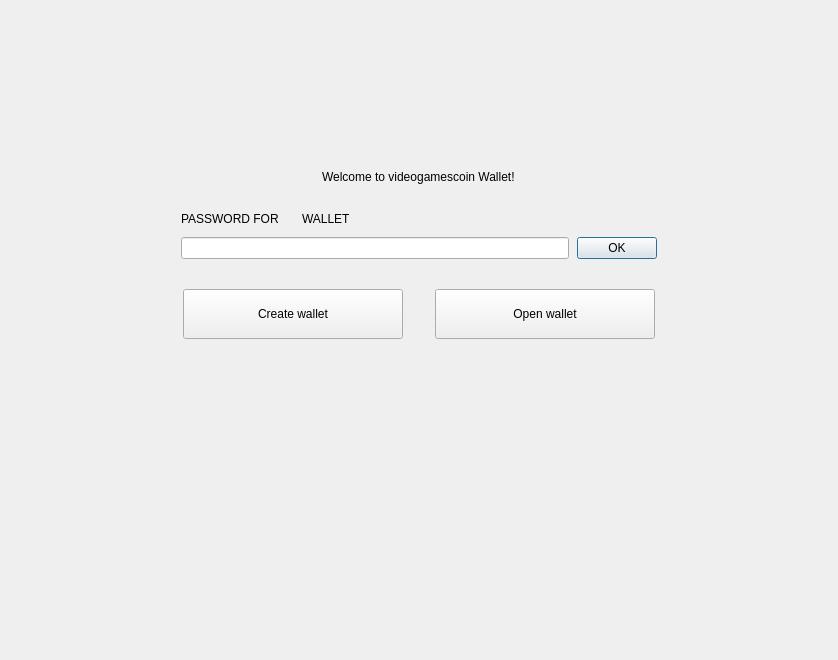
<?xml version="1.0" encoding="UTF-8"?>
<ui version="4.0">
 <class>NoWalletFrame</class>
 <widget class="QFrame" name="NoWalletFrame">
  <property name="geometry">
   <rect>
    <x>0</x>
    <y>0</y>
    <width>838</width>
    <height>660</height>
   </rect>
  </property>
  <property name="windowTitle">
   <string>Frame</string>
  </property>
  <property name="frameShape">
   <enum>QFrame::NoFrame</enum>
  </property>
  <property name="frameShadow">
   <enum>QFrame::Raised</enum>
  </property>
  <layout class="QVBoxLayout" name="verticalLayout">
   <property name="spacing">
    <number>0</number>
   </property>
   <property name="leftMargin">
    <number>0</number>
   </property>
   <property name="topMargin">
    <number>0</number>
   </property>
   <property name="rightMargin">
    <number>0</number>
   </property>
   <property name="bottomMargin">
    <number>0</number>
   </property>
   <item>
    <spacer name="verticalSpacer">
     <property name="orientation">
      <enum>Qt::Vertical</enum>
     </property>
     <property name="sizeType">
      <enum>QSizePolicy::Fixed</enum>
     </property>
     <property name="sizeHint" stdset="0">
      <size>
       <width>20</width>
       <height>170</height>
      </size>
     </property>
    </spacer>
   </item>
   <item alignment="Qt::AlignHCenter">
    <widget class="WalletGui::WalletHeaderLabel" name="m_welcomeLabel">
     <property name="text">
      <string>Welcome to videogamescoin Wallet!</string>
     </property>
    </widget>
   </item>
   <item>
    <spacer name="verticalSpacer_4">
     <property name="orientation">
      <enum>Qt::Vertical</enum>
     </property>
     <property name="sizeType">
      <enum>QSizePolicy::Fixed</enum>
     </property>
     <property name="sizeHint" stdset="0">
      <size>
       <width>20</width>
       <height>25</height>
      </size>
     </property>
    </spacer>
   </item>
   <item alignment="Qt::AlignHCenter">
    <widget class="QFrame" name="m_passwordFrame">
     <property name="minimumSize">
      <size>
       <width>476</width>
       <height>0</height>
      </size>
     </property>
     <property name="maximumSize">
      <size>
       <width>338</width>
       <height>16777215</height>
      </size>
     </property>
     <property name="frameShape">
      <enum>QFrame::NoFrame</enum>
     </property>
     <property name="frameShadow">
      <enum>QFrame::Raised</enum>
     </property>
     <layout class="QVBoxLayout" name="verticalLayout_2">
      <property name="spacing">
       <number>8</number>
      </property>
      <property name="leftMargin">
       <number>0</number>
      </property>
      <property name="topMargin">
       <number>0</number>
      </property>
      <property name="rightMargin">
       <number>0</number>
      </property>
      <property name="bottomMargin">
       <number>0</number>
      </property>
      <item>
       <layout class="QHBoxLayout" name="horizontalLayout_4">
        <item>
         <widget class="QLabel" name="m_passwordTextLabel">
          <property name="sizePolicy">
           <sizepolicy hsizetype="Maximum" vsizetype="Preferred">
            <horstretch>0</horstretch>
            <verstretch>0</verstretch>
           </sizepolicy>
          </property>
          <property name="styleSheet">
           <string notr="true">[errorState=&quot;true&quot;] {
  color: #ef3131;
}</string>
          </property>
          <property name="text">
           <string>PASSWORD FOR</string>
          </property>
         </widget>
        </item>
        <item>
         <widget class="QLabel" name="m_walletNameLabel">
          <property name="text">
           <string/>
          </property>
         </widget>
        </item>
        <item>
         <widget class="QLabel" name="m_walletTextLabel">
          <property name="text">
           <string>WALLET</string>
          </property>
         </widget>
        </item>
        <item>
         <spacer name="horizontalSpacer_4">
          <property name="orientation">
           <enum>Qt::Horizontal</enum>
          </property>
          <property name="sizeHint" stdset="0">
           <size>
            <width>40</width>
            <height>20</height>
           </size>
          </property>
         </spacer>
        </item>
       </layout>
      </item>
      <item>
       <layout class="QHBoxLayout" name="horizontalLayout_5">
        <item>
         <widget class="QLineEdit" name="m_passwordEdit">
          <property name="sizePolicy">
           <sizepolicy hsizetype="Expanding" vsizetype="Fixed">
            <horstretch>0</horstretch>
            <verstretch>0</verstretch>
           </sizepolicy>
          </property>
          <property name="styleSheet">
           <string notr="true">[errorState=&quot;true&quot;] {
  border-color: #ef3131;
}</string>
          </property>
          <property name="echoMode">
           <enum>QLineEdit::Password</enum>
          </property>
         </widget>
        </item>
        <item>
         <widget class="WalletGui::WalletOkButton" name="m_okButton">
          <property name="enabled">
           <bool>true</bool>
          </property>
          <property name="text">
           <string>OK</string>
          </property>
          <property name="default">
           <bool>true</bool>
          </property>
         </widget>
        </item>
       </layout>
      </item>
     </layout>
    </widget>
   </item>
   <item>
    <spacer name="verticalSpacer_2">
     <property name="orientation">
      <enum>Qt::Vertical</enum>
     </property>
     <property name="sizeType">
      <enum>QSizePolicy::Fixed</enum>
     </property>
     <property name="sizeHint" stdset="0">
      <size>
       <width>20</width>
       <height>30</height>
      </size>
     </property>
    </spacer>
   </item>
   <item>
    <layout class="QHBoxLayout" name="horizontalLayout">
     <property name="spacing">
      <number>0</number>
     </property>
     <item>
      <spacer name="horizontalSpacer_2">
       <property name="orientation">
        <enum>Qt::Horizontal</enum>
       </property>
       <property name="sizeHint" stdset="0">
        <size>
         <width>40</width>
         <height>20</height>
        </size>
       </property>
      </spacer>
     </item>
     <item>
      <widget class="WalletGui::WalletLargeBlueButton" name="m_createWalletButton">
       <property name="sizePolicy">
        <sizepolicy hsizetype="Fixed" vsizetype="Fixed">
         <horstretch>0</horstretch>
         <verstretch>0</verstretch>
        </sizepolicy>
       </property>
       <property name="minimumSize">
        <size>
         <width>220</width>
         <height>50</height>
        </size>
       </property>
       <property name="maximumSize">
        <size>
         <width>220</width>
         <height>50</height>
        </size>
       </property>
       <property name="text">
        <string>Create wallet</string>
       </property>
      </widget>
     </item>
     <item>
      <spacer name="horizontalSpacer">
       <property name="orientation">
        <enum>Qt::Horizontal</enum>
       </property>
       <property name="sizeType">
        <enum>QSizePolicy::Fixed</enum>
       </property>
       <property name="sizeHint" stdset="0">
        <size>
         <width>32</width>
         <height>20</height>
        </size>
       </property>
      </spacer>
     </item>
     <item>
      <widget class="WalletGui::WalletLargeBlueButton" name="m_openWalletButton">
       <property name="sizePolicy">
        <sizepolicy hsizetype="Fixed" vsizetype="Fixed">
         <horstretch>0</horstretch>
         <verstretch>0</verstretch>
        </sizepolicy>
       </property>
       <property name="minimumSize">
        <size>
         <width>220</width>
         <height>50</height>
        </size>
       </property>
       <property name="maximumSize">
        <size>
         <width>220</width>
         <height>50</height>
        </size>
       </property>
       <property name="text">
        <string>Open wallet</string>
       </property>
      </widget>
     </item>
     <item>
      <spacer name="horizontalSpacer_3">
       <property name="orientation">
        <enum>Qt::Horizontal</enum>
       </property>
       <property name="sizeHint" stdset="0">
        <size>
         <width>40</width>
         <height>20</height>
        </size>
       </property>
      </spacer>
     </item>
    </layout>
   </item>
   <item>
    <spacer name="verticalSpacer_3">
     <property name="orientation">
      <enum>Qt::Vertical</enum>
     </property>
     <property name="sizeHint" stdset="0">
      <size>
       <width>20</width>
       <height>376</height>
      </size>
     </property>
    </spacer>
   </item>
  </layout>
 </widget>
 <customwidgets>
  <customwidget>
   <class>WalletGui::WalletOkButton</class>
   <extends>QPushButton</extends>
   <header>Gui/Common/WalletOkButton.h</header>
  </customwidget>
  <customwidget>
   <class>WalletGui::WalletHeaderLabel</class>
   <extends>QLabel</extends>
   <header>Gui/Common/WalletTextLabel.h</header>
  </customwidget>
  <customwidget>
   <class>WalletGui::WalletLargeBlueButton</class>
   <extends>QPushButton</extends>
   <header>Gui/Common/WalletBlueButton.h</header>
  </customwidget>
 </customwidgets>
 <resources/>
 <connections>
  <connection>
   <sender>m_okButton</sender>
   <signal>clicked()</signal>
   <receiver>NoWalletFrame</receiver>
   <slot>okClicked()</slot>
   <hints>
    <hint type="sourcelabel">
     <x>498</x>
     <y>266</y>
    </hint>
    <hint type="destinationlabel">
     <x>418</x>
     <y>329</y>
    </hint>
   </hints>
  </connection>
  <connection>
   <sender>m_passwordEdit</sender>
   <signal>textChanged(QString)</signal>
   <receiver>NoWalletFrame</receiver>
   <slot>passwordChanged(QString)</slot>
   <hints>
    <hint type="sourcelabel">
     <x>374</x>
     <y>265</y>
    </hint>
    <hint type="destinationlabel">
     <x>418</x>
     <y>329</y>
    </hint>
   </hints>
  </connection>
  <connection>
   <sender>m_passwordEdit</sender>
   <signal>returnPressed()</signal>
   <receiver>m_okButton</receiver>
   <slot>click()</slot>
   <hints>
    <hint type="sourcelabel">
     <x>374</x>
     <y>265</y>
    </hint>
    <hint type="destinationlabel">
     <x>616</x>
     <y>256</y>
    </hint>
   </hints>
  </connection>
 </connections>
 <slots>
  <signal>createWalletClickedSignal()</signal>
  <signal>openWalletClickedSignal()</signal>
  <slot>okClicked()</slot>
  <slot>passwordChanged(QString)</slot>
 </slots>
</ui>
